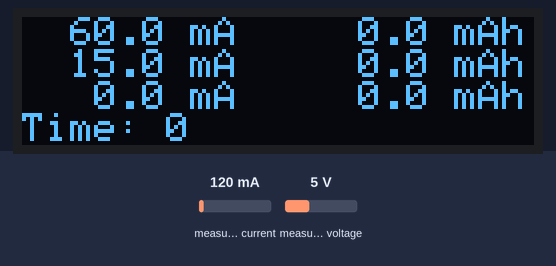
Bench run of a program on a simulated Arduino Nano, built with avr-gcc and run on an emulated ATmega328P. Parts: 128×32 one-colour display. Wiring (inferred from the names in the program): INA219 current sensor at I2C address 0x40. The test bench sets the inputs (shaded band); at power-on: measured current 120 mA, measured voltage 5 V. What the program prints to the serial monitor is not drawn.

Above: at 1.4 s.
1.5 s: measured current set to 40 mA
At 2.5 s:
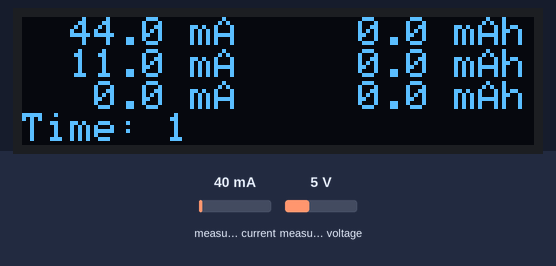
4.3 s: measured voltage set to 0.3 V
At 5.6 s:
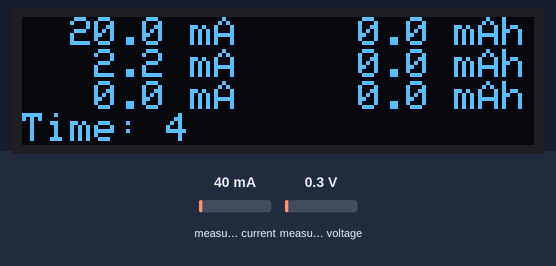
7.3 s: measured current set to 500 mA
At 8.2 s:
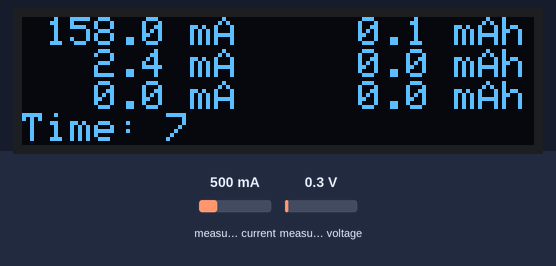
10.3 s: measured voltage set to 3.8 V
At 11.6 s:
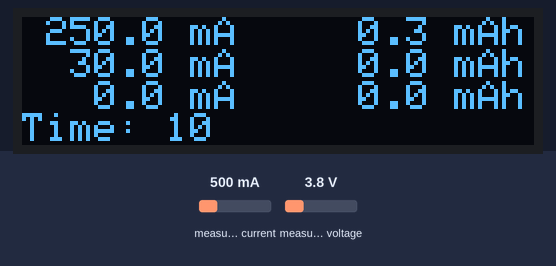
Timing chart, 0 to 13.3 s (numbered marks = the images above; inputs shaded):
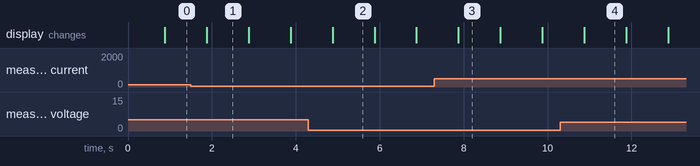

The program:

main.cpp
```cpp
/**************************************************************************
 * This is a 3-channel current logger based on INA3221 module.
 *
 * The logger uses i2c protocol to connect an INA3221 module.
 * Use default pins i2c pins to connect a module to the board.
 * These pins are defined in the Wire-library:
 * On an arduino NANO:      A4(SDA), A5(SCL)
 * On an arduino UNO:       A4(SDA), A5(SCL)
 * On an arduino MEGA 2560: 20(SDA), 21(SCL)
 * On an arduino LEONARDO:   2(SDA),  3(SCL),
 *
 * If a INA3221 channel contains non-zero data, it will be added to the Serial
 * output.
 * Use the following command to configure the serial port for reading data.
 * stty -F /dev/ttyUSB0 cs8 115200 ignbrk -brkint -icrnl -imaxbel -opost -onlcr -isig -icanon -iexten -echo -echoe -echok -echoctl -echoke noflsh -ixon -crtscts raw
 *
 * Also the board can use a 128x32 pixel display to display instant information.
 * The display should be connected also connected using i2c communication protocol.
 *
 * Written by Kulik Andrei
 */

/* Increase version if output has been changed. */
#define VERSION_STR "Ver: 1"

#include <Arduino.h>
#include <Wire.h>

// SDL_Arduino_INA3221 Library: https://github.com/switchdoclabs/SDL_Arduino_INA3221
#include "SDL_Arduino_INA3221.h"
// Alternative: https://github.com/beast-devices/Arduino-INA3221/blob/main/Beastdevices_INA3221.h

#define DISPLAY_ADA

#ifdef DISPLAY_ADA
// DISPLAY https://github.com/adafruit/Adafruit_SSD1306/blob/master/examples/ssd1306_128x32_i2c/ssd1306_128x32_i2c.ino
#include <Adafruit_GFX.h>
#include <Adafruit_SSD1306.h>

#define SCREEN_WIDTH 128 // OLED display width, in pixels
#define SCREEN_HEIGHT 32 // OLED display height, in pixels
#define OLED_RESET -1    // Reset pin # (or -1 if sharing Arduino reset pin)

Adafruit_SSD1306 oled(SCREEN_WIDTH, SCREEN_HEIGHT, &Wire, OLED_RESET);
#endif // DISPLAY_ADA

SDL_Arduino_INA3221 ina3221;

// the three channels of the INA3221
#define CHANNELS 3
#define READ_DELAY 200
// How often to refresh the display. Refresh time ms = READ_DELAY * DISPLAY_EVERY
#define DISPLAY_EVERY 5

// Struct to describe channel data.
struct channel_t
{
  uint8_t options;
  double capacity;
  float avgI_sum;
  float avgI_min;
  float avgI_max;
} channels[3] = {}; // Set all zero.

// Options bits (bit numbers 0..8)
// Flag: Do not read the channel.
#define OPT_B_DISABLED 0
// Flag: Log data to the Serial.
#define OPT_B_LOG 1

boolean sUseDisplay; // True if the display is found.
uint8_t sCycle;      // Count iteration before display.
uint32_t sLastMeasureTime;
uint32_t sNextMeasureTime;

void setup(void)
{
  // Init serial
  Serial.begin(115200);
  Serial.println(F("# " VERSION_STR));

  // Init display
#ifdef DISPLAY_ADA
  if (!oled.begin(SSD1306_SWITCHCAPVCC, 0x3C))
  { // Address 0x3C for 128x32
    Serial.println(F("# Error: SSD1306 allocation failed"));
    sUseDisplay = false;
  }
  else
  {
    sUseDisplay = true;
    oled.clearDisplay();
    oled.setTextSize(2);              // Normal 1:1 pixel scale
    oled.setTextColor(SSD1306_WHITE); // Draw white text
    oled.setCursor(0, 0);             // Start at top-left corner
    oled.println(F("3CH AMeter"));
    oled.print(F(VERSION_STR));
    oled.display();
    oled.setTextSize(1);
  }
#endif // DISPLAY_ADA

  // Init INA3221
  ina3221.begin();
}

void measure()
{

  uint32_t Time = millis();
  uint32_t passed = Time - sLastMeasureTime;
  sLastMeasureTime = Time;
  sNextMeasureTime = Time + READ_DELAY; // calculate now to exculde calculation delay.

  for (uint8_t i = 0; i < CHANNELS; i++)
  {
    auto ch = &channels[i];
    if (bit_is_set(ch->options, OPT_B_DISABLED))
    {
      continue;
    }
    // Read the channel current.
    float current_mA = ina3221.getCurrent_mA(i + 1);
    // Add the channel into dumping if non zero value.
    if (bit_is_clear(ch->options, OPT_B_LOG))
    {
      if (current_mA == 0.0)
      {
        continue; // already all zero.
      }
      else
      {
        ch->options |= _BV(OPT_B_LOG);
      }
    }
    // Calculate data.
    if (sCycle)
    {
      if (current_mA > ch->avgI_max)
      {
        ch->avgI_max = current_mA;
      }
      else if (current_mA < ch->avgI_min)
      {
        ch->avgI_min = current_mA;
      }
    }
    else
    {
      ch->avgI_min = ch->avgI_max = current_mA;
      ch->avgI_sum = 0;
    }

    ch->capacity += (double)(current_mA * passed) / (3600.0 * 1000.0);
    ch->avgI_sum += current_mA;
  } // Measure channels

  sCycle++;

  // Check if it is the time to dump.
  if (sCycle >= DISPLAY_EVERY)
  {

#ifdef DISPLAY_ADA
    if (sUseDisplay)
    {
      oled.clearDisplay();
      oled.setCursor(0, 0);
    }
#endif // DISPLAY_ADA

    for (uint8_t i = 0; i < CHANNELS; i++)
    {
      auto ch = &channels[i];
      float i_mA = ch->avgI_sum / sCycle;

      if (bit_is_set(ch->options, OPT_B_LOG))
      {
        // Out serial
        Serial.print(Time / 1000.0, 3);
        Serial.print(F(" CH"));
        Serial.print(i + 1);
        Serial.print(F(": Iavg: "));
        Serial.print(i_mA);
        Serial.print(F(" Imin: "));
        Serial.print(ch->avgI_min);
        Serial.print(F(" Imax: "));
        Serial.print(ch->avgI_max);
        Serial.print(F(" mA"));
        Serial.print(F(", Cap: "));
        Serial.print(ch->capacity);
        Serial.println(F(" mAh"));
      }

#ifdef DISPLAY_ADA
      if (sUseDisplay)
      {
        char buff[10];
        oled.print(dtostrf(i_mA, 6, 1, buff));
        oled.print(F(" mA "));
        oled.print(dtostrf(ch->capacity, 7, 1, buff));
        oled.println(F(" mAh"));
      }
#endif // DISPLAY_ADA

    } // Dump channels

#ifdef DISPLAY_ADA
    if (sUseDisplay)
    {
      oled.print(F("Time: "));
      oled.print(Time / 1000);
      oled.display();
    }  // Display
#endif // DISPLAY_ADA

    sCycle = 0;
  } // Display result.
}

void loop(void)
{
  measure();
  delay(sNextMeasureTime - millis());
}
```

SDL_Arduino_INA3221.cpp
```cpp
//
//   SDL_Arduino_INA3221 Library
//   SDL_Arduino_INA3221.cpp Arduino code - runs in continuous mode
//   Version 1.2
//   SwitchDoc Labs   September 2019
//
//


/*
    Initial code from INA219 code (Basically just a core structure left)
    @author   K.Townsend (Adafruit Industries)
	@license  BSD (see BSDlicense.txt)
*/

#if ARDUINO >= 100
 #include "Arduino.h"
#else
 #include "WProgram.h"
#endif

#include <Wire.h>

#include "SDL_Arduino_INA3221.h"

/**************************************************************************/
/*!
    @brief  Sends a single command byte over I2C
*/
/**************************************************************************/
void SDL_Arduino_INA3221::wireWriteRegister (uint8_t reg, uint16_t value)
{
  Wire.beginTransmission(INA3221_i2caddr);
  #if ARDUINO >= 100
    Wire.write(reg);                       // Register
    Wire.write((value >> 8) & 0xFF);       // Upper 8-bits
    Wire.write(value & 0xFF);              // Lower 8-bits
  #else
    Wire.send(reg);                        // Register
    Wire.send(value >> 8);                 // Upper 8-bits
    Wire.send(value & 0xFF);               // Lower 8-bits
  #endif
  Wire.endTransmission();
}

/**************************************************************************/
/*!
    @brief  Reads a 16 bit values over I2C
*/
/**************************************************************************/
void SDL_Arduino_INA3221::wireReadRegister(uint8_t reg, uint16_t *value)
{

  Wire.beginTransmission(INA3221_i2caddr);
  #if ARDUINO >= 100
    Wire.write(reg);                       // Register
  #else
    Wire.send(reg);                        // Register
  #endif
  Wire.endTransmission();

  delay(1); // Max 12-bit conversion time is 586us per sample

  Wire.requestFrom(INA3221_i2caddr, (uint8_t)2);
  #if ARDUINO >= 100
    // Shift values to create properly formed integer
    *value = ((Wire.read() << 8) | Wire.read());
  #else
    // Shift values to create properly formed integer
    *value = ((Wire.receive() << 8) | Wire.receive());
  #endif
}

uint16_t SDL_Arduino_INA3221::wireReadRegister(uint8_t reg) {
  uint16_t value;
  wireReadRegister(reg, &value);
  return value;
}


//
void SDL_Arduino_INA3221::INA3221SetConfig(void)
{


  // Set Config register to take into account the settings above
  uint16_t config = INA3221_CONFIG_ENABLE_CHAN1 |
                    INA3221_CONFIG_ENABLE_CHAN2 |
                    INA3221_CONFIG_ENABLE_CHAN3 |
                    INA3221_CONFIG_AVG1 |
                    INA3221_CONFIG_VBUS_CT2 |
                    INA3221_CONFIG_VSH_CT2 |
                    INA3221_CONFIG_MODE_2 |
//                    INA3221_CONFIG_MODE_1 |
                    INA3221_CONFIG_MODE_0;
  wireWriteRegister(INA3221_REG_CONFIG, config);
}

/**************************************************************************/
/*!
    @brief  Instantiates a new SDL_Arduino_INA3221 class
*/
/**************************************************************************/
SDL_Arduino_INA3221::SDL_Arduino_INA3221(uint8_t addr, float shuntresistor) {

    INA3221_i2caddr = addr;
    INA3221_shuntresistor = shuntresistor;

}

/**************************************************************************/
/*!
    @brief  Setups the HW (defaults to 32V and 2A for calibration values)
*/
/**************************************************************************/
void SDL_Arduino_INA3221::begin() {
  Wire.begin();
  // Set chip to known config values to start
  INA3221SetConfig();

   // Serial.print("shut resistor="); Serial.println(INA3221_shuntresistor);
       // Serial.print("address="); Serial.println(INA3221_i2caddr);

}

/**************************************************************************/
/*!
    @brief  Gets the raw bus voltage (16-bit signed integer, so +-32767)
*/
/**************************************************************************/
int16_t SDL_Arduino_INA3221::getBusVoltage_raw(int channel) {
  uint16_t value;
  wireReadRegister(INA3221_REG_BUSVOLTAGE_1+(channel -1) *2, &value);
//    Serial.print("BusVoltage_raw=");
//    Serial.println(value,HEX);

  // Shift to the right 3 to drop CNVR and OVF and multiply by LSB
  return (int16_t)(value );
}

/**************************************************************************/
/*!
    @brief  Gets the raw shunt voltage (16-bit signed integer, so +-32767)
*/
/**************************************************************************/
int16_t SDL_Arduino_INA3221::getShuntVoltage_raw(int channel) {
  uint16_t value;
  wireReadRegister(INA3221_REG_SHUNTVOLTAGE_1+(channel -1) *2, &value);
   // Serial.print("ShuntVoltage_raw=");
   // Serial.println(value,HEX);
  return (int16_t)value;
}

/**************************************************************************/
/*!
    @brief  Gets the shunt voltage in mV (so +-168.3mV)
*/
/**************************************************************************/
float SDL_Arduino_INA3221::getShuntVoltage_mV(int channel) {
  int16_t value;
  value = getShuntVoltage_raw(channel);
  return value * 0.005;
}

/**************************************************************************/
/*!
    @brief  Gets the shunt voltage in volts
*/
/**************************************************************************/
float SDL_Arduino_INA3221::getBusVoltage_V(int channel) {
  int16_t value = getBusVoltage_raw(channel);
  return value * 0.001;
}

/**************************************************************************/
/*!
    @brief  Gets the current value in mA, taking into account the
            config settings and current LSB
*/
/**************************************************************************/
float SDL_Arduino_INA3221::getCurrent_mA(int channel) {
    float valueDec = getShuntVoltage_mV(channel)/INA3221_shuntresistor;

  return valueDec;
}


/**************************************************************************/
/*!
    @brief  Gets the Manufacturers ID
*/
/**************************************************************************/
int SDL_Arduino_INA3221::getManufID()
{
  uint16_t value;
  wireReadRegister(0xFE, &value);
  return value;

}
```

SDL_Arduino_INA3221.h
```cpp
//
//   SDL_Arduino_INA3221 Library
//   SDL_Arduino_INA3221.cpp Arduino code - runs in continuous mode
//   Version 1.2
//   SwitchDoc Labs   September 2019
//
//

/**************************************************************************/
/*!
    Initial code from INA219 code (Basically just a core structure left)
    @author   K. Townsend (Adafruit Industries)
	@license  BSD (see BSDlicense.txt)

	*/
/**************************************************************************/

#if ARDUINO >= 100
 #include "Arduino.h"
#else
 #include "WProgram.h"
#endif

#include <Wire.h>

/*=========================================================================
    I2C ADDRESS/BITS
    -----------------------------------------------------------------------*/
    #define INA3221_ADDRESS                         (0x40)    // 1000000 (A0+A1=GND)
    #define INA3221_READ                            (0x01)
/*=========================================================================*/

/*=========================================================================
    CONFIG REGISTER (R/W)
    -----------------------------------------------------------------------*/
    #define INA3221_REG_CONFIG                      (0x00)
    /*---------------------------------------------------------------------*/
    #define INA3221_CONFIG_RESET                    (0x8000)  // Reset Bit

    #define INA3221_CONFIG_ENABLE_CHAN1             (0x4000)  // Enable Channel 1
    #define INA3221_CONFIG_ENABLE_CHAN2             (0x2000)  // Enable Channel 2
    #define INA3221_CONFIG_ENABLE_CHAN3             (0x1000)  // Enable Channel 3

    #define INA3221_CONFIG_AVG2                     (0x0800)  // AVG Samples Bit 2 - See table 3 spec
    #define INA3221_CONFIG_AVG1                     (0x0400)  // AVG Samples Bit 1 - See table 3 spec
    #define INA3221_CONFIG_AVG0                     (0x0200)  // AVG Samples Bit 0 - See table 3 spec

    #define INA3221_CONFIG_VBUS_CT2                 (0x0100)  // VBUS bit 2 Conversion time - See table 4 spec
    #define INA3221_CONFIG_VBUS_CT1                 (0x0080)  // VBUS bit 1 Conversion time - See table 4 spec
    #define INA3221_CONFIG_VBUS_CT0                 (0x0040)  // VBUS bit 0 Conversion time - See table 4 spec

    #define INA3221_CONFIG_VSH_CT2                  (0x0020)  // Vshunt bit 2 Conversion time - See table 5 spec
    #define INA3221_CONFIG_VSH_CT1                  (0x0010)  // Vshunt bit 1 Conversion time - See table 5 spec
    #define INA3221_CONFIG_VSH_CT0                  (0x0008)  // Vshunt bit 0 Conversion time - See table 5 spec

    #define INA3221_CONFIG_MODE_2                   (0x0004)  // Operating Mode bit 2 - See table 6 spec
    #define INA3221_CONFIG_MODE_1                   (0x0002)  // Operating Mode bit 1 - See table 6 spec
    #define INA3221_CONFIG_MODE_0                   (0x0001)  // Operating Mode bit 0 - See table 6 spec

/*=========================================================================*/

/*=========================================================================
    SHUNT VOLTAGE REGISTER (R)
    -----------------------------------------------------------------------*/
    #define INA3221_REG_SHUNTVOLTAGE_1                (0x01)
/*=========================================================================*/

/*=========================================================================
    BUS VOLTAGE REGISTER (R)
    -----------------------------------------------------------------------*/
    #define INA3221_REG_BUSVOLTAGE_1                  (0x02)
/*=========================================================================*/

#define SHUNT_RESISTOR_VALUE  (0.1)   // default shunt resistor value of 0.1 Ohm

class SDL_Arduino_INA3221{
 public:
  SDL_Arduino_INA3221(uint8_t addr = INA3221_ADDRESS, float shuntresistor = SHUNT_RESISTOR_VALUE);
  void begin(void);
  float getBusVoltage_V(int channel);
  float getShuntVoltage_mV(int channel);
  float getCurrent_mA(int channel);
  int getManufID();

  uint8_t INA3221_i2caddr;
  float INA3221_shuntresistor;


  void wireWriteRegister(uint8_t reg, uint16_t value);
  void wireReadRegister(uint8_t reg, uint16_t *value);
  uint16_t wireReadRegister(uint8_t reg);
  void INA3221SetConfig(void);
  int16_t getBusVoltage_raw(int channel);
  int16_t getShuntVoltage_raw(int channel);

};
```

Measured:
- what the display in image 1 shows lasts 1.0 s, from 1.9 s to 2.9 s
